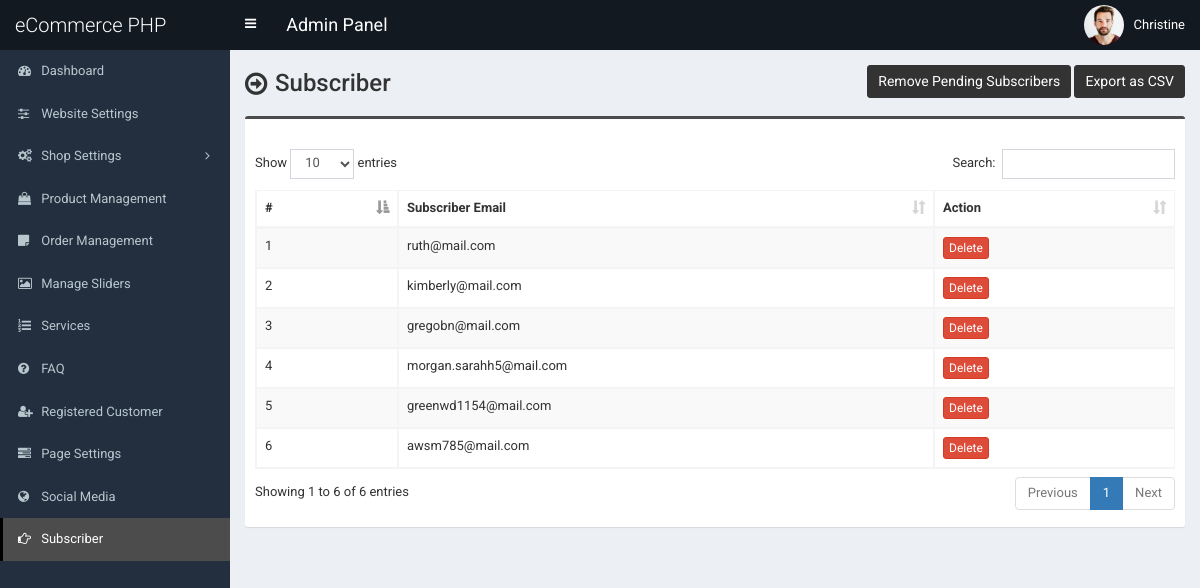
The app's page /admin/subscriber.php (signed in), older data.
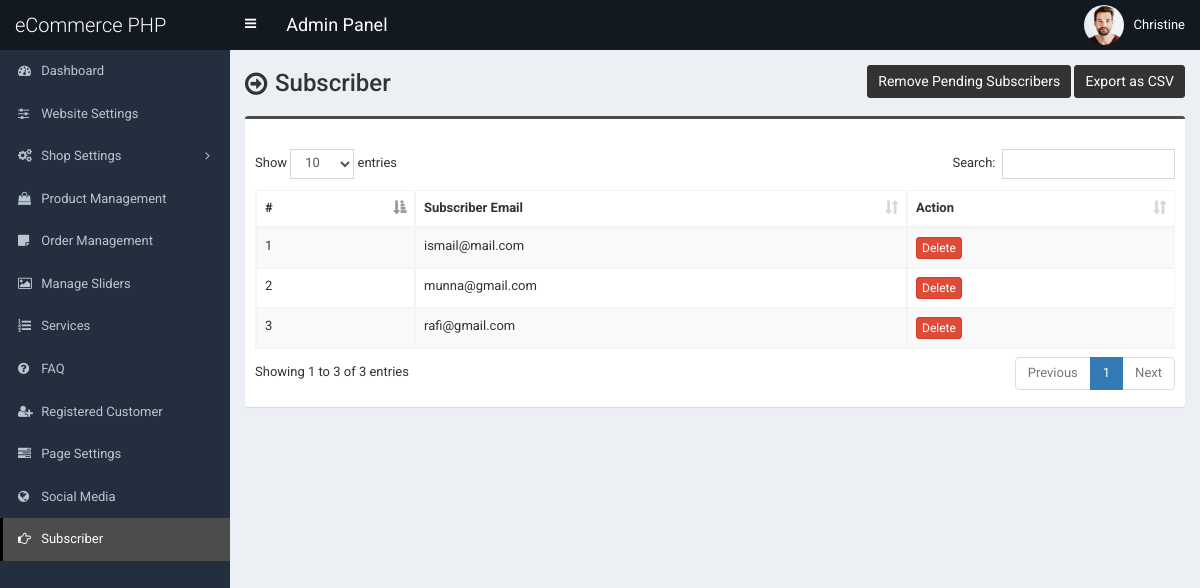
The same page, newer data.
### tables this page shows
CREATE TABLE `tbl_subscriber` (
  `subs_id` int(11) NOT NULL,
  `subs_email` varchar(255) NOT NULL,
  `subs_date` varchar(100) NOT NULL,
  `subs_date_time` varchar(100) NOT NULL,
  `subs_hash` varchar(255) NOT NULL,
  `subs_active` int(11) NOT NULL
);

### admin/subscriber.php (the view, shortened to what this page needs)
<?php require_once('header.php'); ?>
<section class="content-header">
	<div class="content-header-left">
		<h1>Subscriber</h1>
	</div>
	<div class="content-header-right">
		<a href="subscriber-remove.php" class="btn btn-primary btn-sm">Remove Pending Subscribers</a>
		<a href="subscriber-csv.php" class="btn btn-primary btn-sm">Export as CSV</a>
	</div>
</section>
<section class="content">
  <div class="row">
    <div class="col-md-12">
      <div class="box box-info">
        <div class="box-body table-responsive">
          <table id="example1" class="table table-bordered table-hover table-striped">
			<thead>
			    <tr>
			        <th>#</th>
			        <th>Subscriber Email</th>
			        <th>Action</th>
			    </tr>
			</thead>
            <tbody>
            	<?php
            	$i=0;
            	$statement = $pdo->prepare("SELECT * FROM tbl_subscriber WHERE subs_active=1");
            	$statement->execute();
            	$result = $statement->fetchAll(PDO::FETCH_ASSOC);
            	foreach ($result as $row) {
            		$i++;
            		?>
					<tr>
	                    <td><?php echo $i; ?></td>
	                    <td><?php echo $row['subs_email']; ?></td>
	                    <td><a href="#" class="btn btn-danger btn-xs" data-href="subscriber-delete.php?id=<?php echo $row['subs_id']; ?>" data-toggle="modal" data-target="#confirm-delete">Delete</a></td>
	                </tr>
            		<?php
            	}
            	?>
            </tbody>
          </table>
        </div>
      </div>
</section>
<?php require_once('footer.php'); ?>

Row changes from the older to the newer data that the page shows:
removed tbl_subscriber: subs_email "ruth@mail.com"
removed tbl_subscriber: subs_email "kimberly@mail.com"
removed tbl_subscriber: subs_email "gregobn@mail.com"
removed tbl_subscriber: subs_email "morgan.sarahh5@mail.com"
removed tbl_subscriber: subs_email "greenwd1154@mail.com"
removed tbl_subscriber: subs_email "awsm785@mail.com"
added tbl_subscriber: subs_email "ismail@mail.com"
added tbl_subscriber: subs_email "munna@gmail.com"
added tbl_subscriber: subs_email "rafi@gmail.com"
Text that changed along with them:
text written by a page script: "Show entries Search: Showing 1 to 6 of 6 entries Previous 1 Next" → "Show entries Search: Showing 1 to 3 of 3 entries Previous 1 Next"
